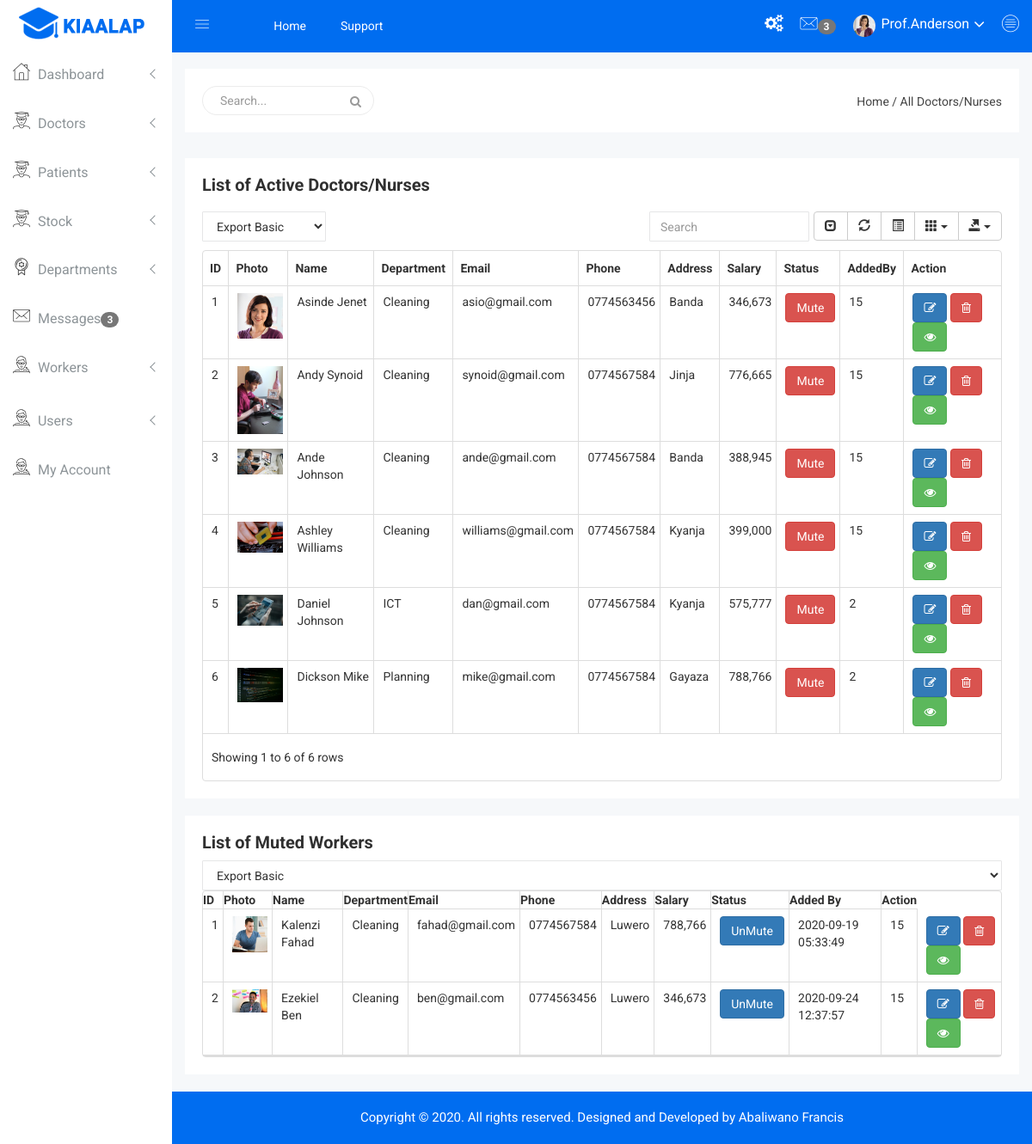
The page /all_workers.php on the database its author committed.
### tables this page shows
CREATE TABLE IF NOT EXISTS `workers` (
  `w_id` int(11) NOT NULL AUTO_INCREMENT,
  `name` varchar(50) DEFAULT NULL,
  `email` varchar(50) DEFAULT NULL,
  `phone` text,
  `address` varchar(100) DEFAULT NULL,
  `dept` int(11) DEFAULT NULL,
  `salary` int(50) DEFAULT NULL,
  `status` int(1) DEFAULT NULL,
  `pic` varchar(255) DEFAULT NULL,
  `addedby` int(11) DEFAULT NULL,
  `date_added` timestamp NOT NULL DEFAULT CURRENT_TIMESTAMP,
  PRIMARY KEY (`w_id`),
  KEY `addedby` (`addedby`),
  KEY `dept` (`dept`)
);

CREATE TABLE IF NOT EXISTS `departments` (
  `dept_id` int(11) NOT NULL AUTO_INCREMENT,
  `name` varchar(100) DEFAULT NULL,
  `status` char(1) NOT NULL,
  `date_created` timestamp NOT NULL DEFAULT CURRENT_TIMESTAMP,
  PRIMARY KEY (`dept_id`),
  UNIQUE KEY `name` (`name`)
);

### all_workers.php (the view, shortened to what this page needs)
<!doctype html>
<html class="no-js" lang="en">
    <?php include 'includes/head.php'; ?>
<body>
<?php include 'includes/sidebar.php'; ?>
<div class="all-content-wrapper">
    <div class="container-fluid">
        <div class="row">
            <div class="col-lg-12 col-md-12 col-sm-12 col-xs-12">
                <div class="logo-pro">
                    <a href="index.html"><img class="main-logo" src="img/logo/logo.png" alt="" /></a>
                </div>
            </div>
        </div>
    </div>
<div class="header-advance-area">
<?php include 'includes/topbar.php'; ?>
<div class="breadcome-area">
    <div class="container-fluid">
        <div class="row">
            <div class="col-lg-12 col-md-12 col-sm-12 col-xs-12">
                <div class="breadcome-list single-page-breadcome">
                    <div class="row">
                        <div class="col-lg-6 col-md-6 col-sm-6 col-xs-12">
                            <div class="breadcome-heading">
                                <form role="search" class="sr-input-func">
                                    <input type="text" placeholder="Search..." class="search-int form-control">
                                    <a href="#"><i class="fa fa-search"></i></a>
                                </form>
                            </div>
                        </div>
                        <div class="col-lg-6 col-md-6 col-sm-6 col-xs-12">
                            <ul class="breadcome-menu">
                                <li><a href="#">Home</a> <span class="bread-slash">/</span>
                                </li>
                                <li><span class="bread-blod">All Doctors/Nurses</span>
                                </li>
                            </ul>
                        </div>
                    </div>
                </div>
            </div>
        </div>
    </div>
</div>
</div>
<div class="data-table-area mg-b-15">
    <div class="container-fluid">
        <div class="row">
            <div class="col-lg-12 col-md-12 col-sm-12 col-xs-12">
                <div class="sparkline13-list">
                    <div class="sparkline13-hd">
                        <div class="main-sparkline13-hd">
                            <h1>List of <span class="table-project-n">Active</span> Doctors/Nurses</h1>
                        </div>
                    </div>
                    <div class="sparkline13-graph">
                        <div class="datatable-dashv1-list custom-datatable-overright">
                            <div id="toolbar">
                                <select class="form-control dt-tb">
									<option value="">Export Basic</option>
								</select>
                            </div>
                            <table id="table" data-toggle="table" data-pagination="true" data-search="true" data-show-columns="true" data-show-pagination-switch="true" data-show-refresh="true" data-key-events="true" data-show-toggle="true" data-resizable="true" data-cookie="true"
                                data-cookie-id-table="saveId" data-show-export="true" data-click-to-select="true" data-toolbar="#toolbar">
                                <thead>
                                    <tr>
                                        <th data-field="id" >ID</th>
                                        <th data-field="pic">Photo</th>
                                        <th data-field="name" data-editable="false">Name</th>
                                        <th data-field="dept" data-editable="false">Department</th>
                                        <th data-field="email" data-editable="false">Email</th>
                                        <th data-field="phone" data-editable="false">Phone</th>
                                        <th data-field="complete">Address</th>
                                        <th data-field="age">Salary</th>
                                        <th data-field="status" data-editable="false">Status</th>
                                        <th data-field="price" data-editable="false">AddedBy</th>
                                        <th data-field="action">Action</th>
                                    </tr>
                                </thead>
                                <tbody>
<?php
include"includes/dbcon.php";
$sql = mysqli_query($con, "SELECT * FROM `workers` WHERE `status`='1'");
$No = 0;
while($results = mysqli_fetch_array($sql)){
    $No++
?>
                                    <tr>
                                        <td><?php echo $No; ?></td>
                                        <td><img src="<?php echo 'images/workers/'.$results['pic']; ?>" alt="Failed" width="60px" height="60px"></td>
                                        <td><?php echo $results['name']; ?></td>
                                        <td><?php
                                        $dept_id = $results['dept'];
                                        $dept_query = mysqli_query($con, "Select * from departments where dept_id='$dept_id'");
                                        $rowdept = mysqli_fetch_array($dept_query);
                                        echo $rowdept['name']; ?></td>
                                        <td><?php echo $results['email']; ?></td>
                                        <td><?php echo $results['phone']; ?></td>
                                        <td><?php echo $results['address']; ?></td>
                                        <td><?php echo number_format($results['salary']); ?></td>
                                        <td><a href="mute_workers.php?id=<?php echo $results['w_id'] ?>"><button data-toggle="tooltip" title="Mute" class="btn btn-danger">Mute</button></a></td>
                                        <td><?php echo $results['addedby']; ?></td>
                                        <td><a href="edit_workers.php?id=<?php echo $results['w_id'] ?>"><button data-toggle="tooltip" title="Edit" class="btn btn-primary"><i class="fa fa-pencil-square-o" aria-hidden="true"></i></button></a>
                                        <a href="confirm_delete_worker.php?id=<?php echo $results['w_id'] ?>"><button data-toggle="tooltip" title="Trash" class="btn btn-danger"><i class="fa fa-trash-o" aria-hidden="true"></i></button></a>
                                        <a href="worker_details.php?id=<?php echo $results['w_id'] ?>"><button data-toggle="tooltip" title="View Details" class="btn btn-success"><i class="fa fa-eye" aria-hidden="true"></i></button></a>
                                        </td>
                                    </tr>
                                <?php } ?>
                                </tbody>
                            </table>
                        </div>
                    </div>
                </div>
            </div>
        </div>
    </div>
</div>
<div class="data-table-area mg-b-15">
    <div class="container-fluid">
        <div class="row">
            <div class="col-lg-12 col-md-12 col-sm-12 col-xs-12">
                <div class="sparkline13-list">
                    <div class="sparkline13-hd">
                        <div class="main-sparkline13-hd">
                            <h1>List of <span class="table-project-n">Muted</span> Workers</h1>
                        </div>
                    </div>
                    <div class="sparkline13-graph">
                        <div class="datatable-dashv1-list custom-datatable-overright">
                            <div id="toolbar1">
                                <select class="form-control dt-tb">
                                    <option value="">Export Basic</option>
                                </select>
                            </div>
                            <table id="table" data-toggle="table" data-pagination="true" data-search="true" data-show-columns="true" data-show-pagination-switch="true" data-show-refresh="true" data-key-events="true" data-show-toggle="true" data-resizable="true" data-cookie="true"
                                data-cookie-id-table="saveId" data-show-export="true" data-click-to-select="true" data-toolbar="#toolbar1">
                                <thead>
                                    <tr>
                                        <th data-field="id" >ID</th>
                                        <th data-field="pic">Photo</th>
                                        <th data-field="name" data-editable="false">Name</th>
                                        <th data-field="dept" data-editable="false">Department</th>
                                        <th data-field="email" data-editable="false">Email</th>
                                        <th data-field="phone" data-editable="false">Phone</th>
                                        <th data-field="complete">Address</th>
                                        <th data-field="age">Salary</th>
                                        <th data-field="status" data-editable="false">Status</th>
                                        <th data-field="date" data-editable="false">Added By</th>
                                        <th data-field="action">Action</th>
                                    </tr>
                                </thead>
                                <tbody>
                                    <?php
include"includes/dbcon.php";
$sql = mysqli_query($con, "SELECT * FROM `workers` WHERE `status`='0'");
$No = 0;
while($results = mysqli_fetch_array($sql)){
    $No++
?>
                                    <tr>
                                        <td><?php echo $No; ?></td>
                                        <td><img src="<?php echo 'images/workers/'.$results['pic']; ?>" alt="Failed" width="60px" height="60px"></td>
                                        <td><?php echo $results['name']; ?></td>
                                        <td><?php
                                        $dept_id = $results['dept'];
                                        $dept_query = mysqli_query($con, "Select * from departments where dept_id='$dept_id'");
                                        $rowdept = mysqli_fetch_array($dept_query);
                                        echo $rowdept['name']; ?></td>
                                        <td><?php echo $results['email']; ?></td>
                                        <td><?php echo $results['phone']; ?></td>
                                        <td><?php echo $results['address']; ?></td>
                                        <td><?php echo number_format($results['salary']); ?></td>
                                        <td><a href="unmute_workers.php?id=<?php echo $results['w_id'] ?>"><button data-toggle="tooltip" title="UnMute" class="btn btn-primary">UnMute</button></a></td>
                                        <td><?php echo $results['date_added'];?></td>
                                        <td><?php echo $results['addedby']; ?></td>
                                        <td><a href="edit_workers.php?id=<?php echo $results['w_id'] ?>"><button data-toggle="tooltip" title="Edit" class="btn btn-primary"><i class="fa fa-pencil-square-o" aria-hidden="true"></i></button></a>
                                        <a href="confirm_delete_worker.php?id=<?php echo $results['w_id'] ?>"><button data-toggle="tooltip" title="Trash" class="btn btn-danger"><i class="fa fa-trash-o" aria-hidden="true"></i></button></a>
                                        <a href="worker_details.php?id=<?php echo $results['w_id'] ?>"><button data-toggle="tooltip" title="View Details" class="btn btn-success"><i class="fa fa-eye" aria-hidden="true"></i></button></a>
                                        </td>
                                <?php } ?>
                                </tbody>
                            </table>
                        </div>
                    </div>
                </div>
            </div>
        </div>
    </div>
</div>
        <?php include 'includes/footer.php'; ?>
</body>
</html>

### rows shown on the page
workers: pic (picture), name "Asinde Jenet", departments.name "Cleaning", email "asio@gmail.com", phone "0774563456", address "Banda", salary "346,673", addedby "15"
workers: pic (picture), name "Andy Synoid", departments.name "Cleaning", email "synoid@gmail.com", phone "0774567584", address "Jinja", salary "776,665", addedby "15"
workers: pic (picture), name "Ande Johnson", departments.name "Cleaning", email "ande@gmail.com", phone "0774567584", address "Banda", salary "388,945", addedby "15"
workers: pic (picture), name "Ashley Williams", departments.name "Cleaning", email "williams@gmail.com", phone "0774567584", address "Kyanja", salary "399,000", addedby "15"
workers: pic (picture), name "Daniel Johnson", departments.name "ICT", email "dan@gmail.com", phone "0774567584", address "Kyanja", salary "575,777", addedby "2"
workers: pic (picture), name "Dickson Mike", departments.name "Planning", email "mike@gmail.com", phone "0774567584", address "Gayaza", salary "788,766", addedby "2"
workers: pic (picture), name "Kalenzi Fahad", departments.name "Cleaning", email "fahad@gmail.com", phone "0774567584", address "Luwero", salary "788,766", date_added "2020-09-19 05:33:49", addedby "15"
workers: pic (picture), name "Ezekiel Ben", departments.name "Cleaning", email "ben@gmail.com", phone "0774563456", address "Luwero", salary "346,673", date_added "2020-09-24 12:37:57", addedby "15"

### other values the page prints
$results1['num'] "3"
$results['num'] "3"
